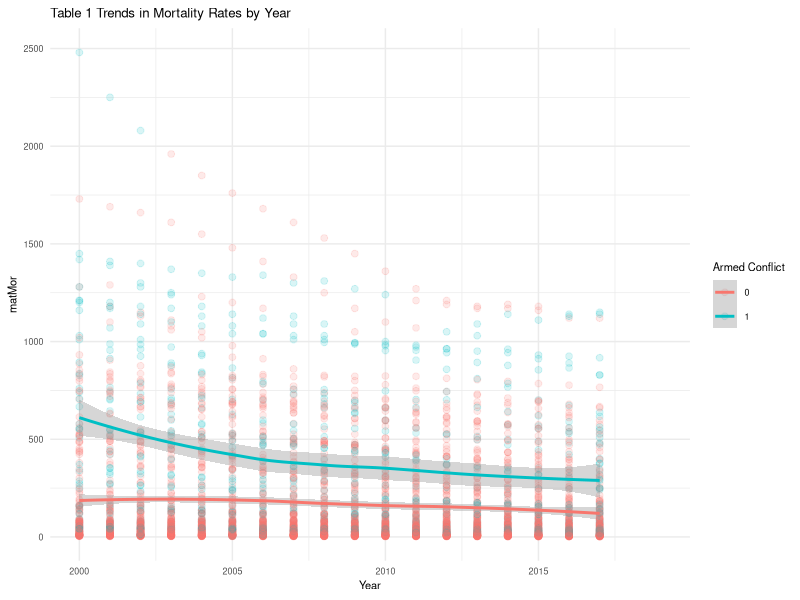
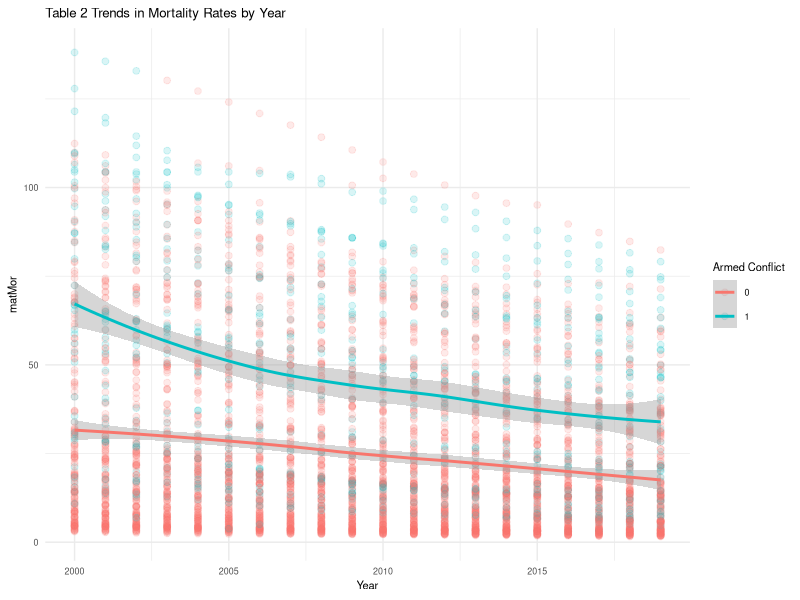
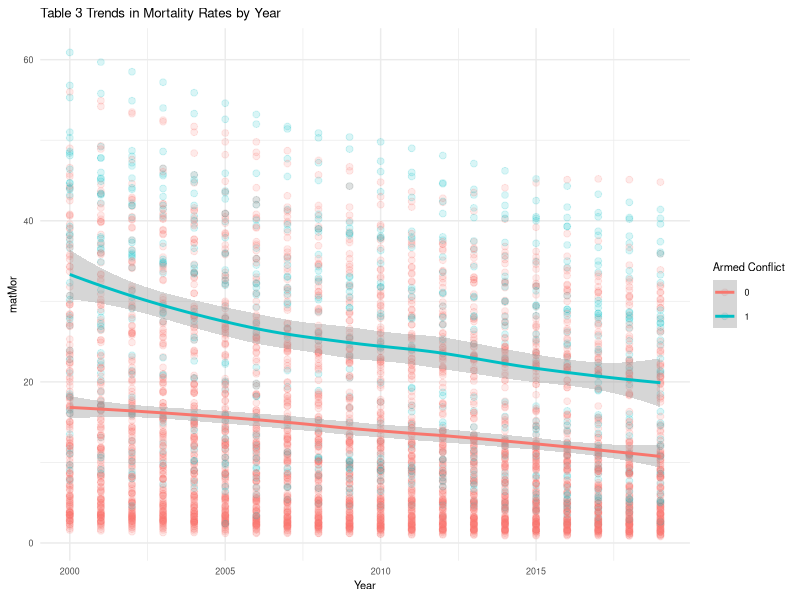
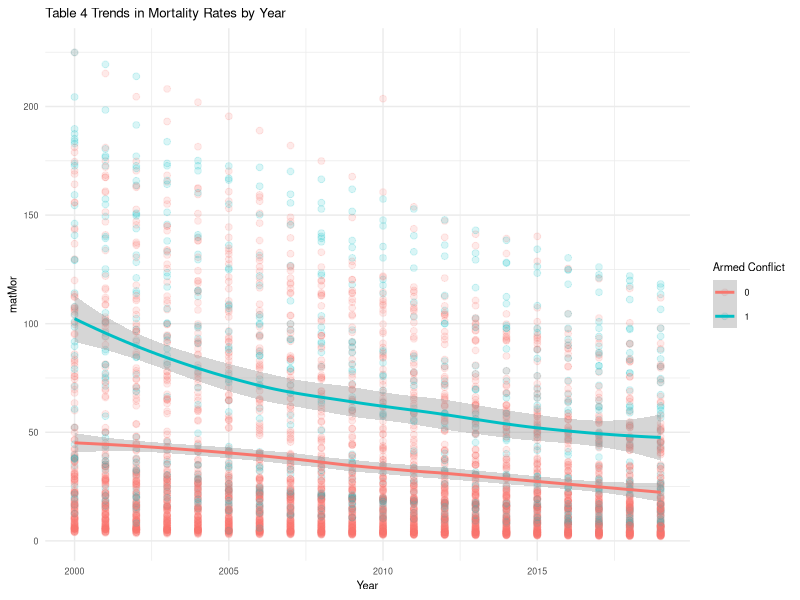
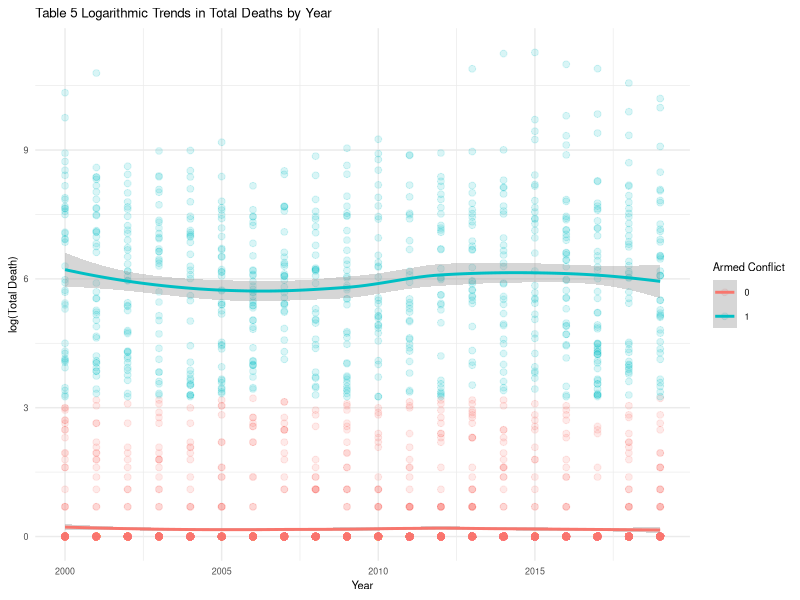
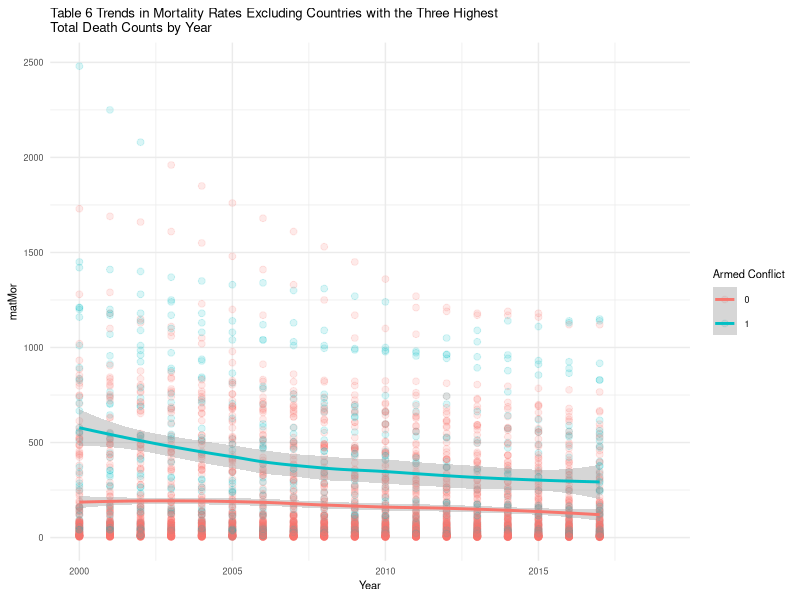
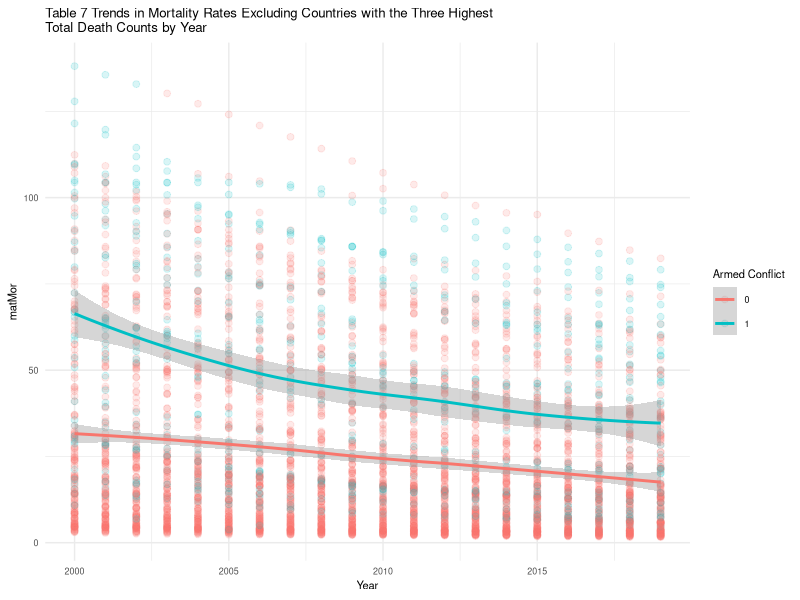
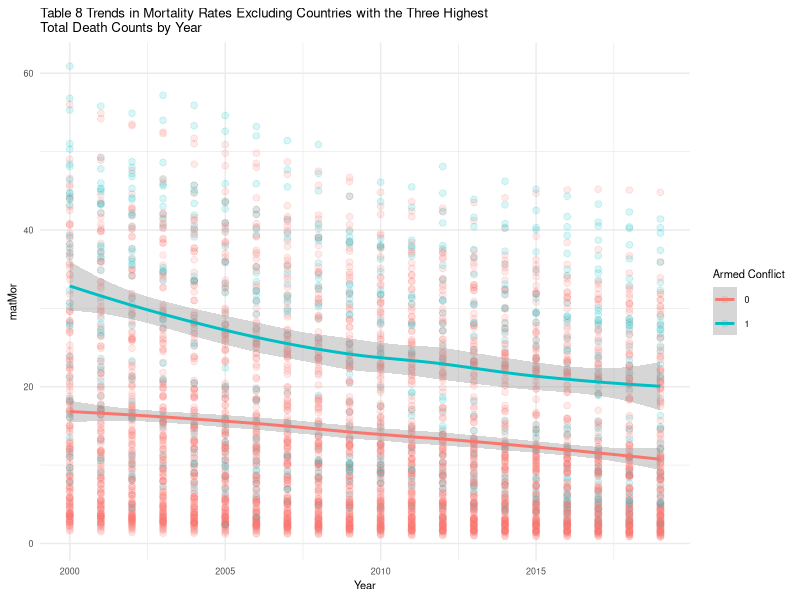

These figures' R source, in order:
## ---- chunk 1
library(tidyverse)
library(here)
## ---- chunk 2
# load the data
final_data <- read.csv(here("data/analytical", "final_data.csv"), header = TRUE)
## ---- chunk 3
glimpse(final_data)
## ---- chunk 4
summary(final_data)
## ---- chunk 5
Mor_names <- c("matMor","infMor","neoMor","under5Mor")

for (i in seq_along(Mor_names)){
  Mor <- Mor_names[i]
  plot <- final_data %>% ggplot(aes(Year,.data[[Mor]], 
                                    color=factor(armed_conflict))) +
    geom_point(alpha=0.15, size=2) + geom_smooth(aes(group = armed_conflict),
                                                 method = "loess") +
    labs(
      title = paste("Table",i,"Trends in Mortality Rates by Year"),
      x = "Year",
      y = Mor_names,
      color = "Armed Conflict"
    ) +
    theme_minimal() +
  theme(
    text = element_text(size=8)
  )
  print(plot)
}

## ---- chunk 6
final_data %>% ggplot(aes(Year,log(totaldeath+1), color=factor(armed_conflict))) +
    geom_point(alpha=0.15, size=2) + geom_smooth(aes(group = armed_conflict), 
                                                 method = "loess") +
    labs(
      title = "Table 5 Logarithmic Trends in Total Deaths by Year",
      x = "Year",
      y = "log(Total Death)",
      color = "Armed Conflict"
    ) + theme_minimal() +
  theme(
    text = element_text(size=8)
  )
## ---- chunk 7
highest_totaldeath <- final_data %>% 
  group_by(Year) %>%
  slice_max(totaldeath, n = 3)

highest_totaldeath %>% select(country_name,Year, totaldeath)

finaldata_without3highest <- anti_join(final_data,highest_totaldeath,
                                       by=c("country_name","Year"))

head(finaldata_without3highest)
## ---- chunk 8
Mor_names <- c("matMor","infMor","neoMor","under5Mor")

for (i in seq_along(Mor_names)){
  Mor <- Mor_names[i]
  plot <- finaldata_without3highest %>% ggplot(aes(Year,.data[[Mor]],
                                                   color=factor(armed_conflict))) +
    geom_point(alpha=0.15, size=2) + geom_smooth(aes(group = armed_conflict),
                                                 method = "loess") +
    labs(
      title = str_wrap(paste("Table", i+5, "Trends in Mortality Rates Excluding Countries with the Three Highest Total Death Counts by Year")),
      x = "Year",
      y = Mor_names,
      color = "Armed Conflict"
    ) +
    theme_minimal() +
  theme(
    text = element_text(size=8)
  )
  print(plot)
}
## ---- chunk 9
finaldata_without3highest %>% ggplot(aes(Year,log(totaldeath+1), 
                                         color=factor(armed_conflict))) +
    geom_point(alpha=0.15, size=2) + geom_smooth(aes(group = armed_conflict),
                                                 method = "loess") +
    labs(
      title = str_wrap("Table 10 Logarithmic Trends in Total Deaths Excluding Countries with the Three Highest Death Counts by Year"),
      x = "Year",
      y = "log(Total Death)",
      color = "Armed Conflict"
    ) + theme_minimal() +
  theme(
    text = element_text(size=8)
  )
## ---- chunk 10
oecd_countries <- final_data %>%
  filter(OECD==1)

Mor_names <- c("matMor","infMor","neoMor","under5Mor")

for (i in seq_along(Mor_names)){
  Mor <- Mor_names[i]
  plot <- oecd_countries %>% ggplot(aes(Year,.data[[Mor]],
                                        color=factor(armed_conflict))) +
    geom_point(alpha=0.15, size=2) + geom_smooth(aes(group = armed_conflict),
                                                 method = "loess") +
    labs(
      title = paste("Table",i+10, "Trends in Mortality Rates in OECD Countries by Year"),
      x = "Year",
      y = Mor_names,
      color = "Armed Conflict"
    ) +
    theme_minimal() +
  theme(
    text = element_text(size=8)
  )
  print(plot)
}
## ---- chunk 11
oecd_countries %>% ggplot(aes(Year,totaldeath, color=factor(armed_conflict))) +
    geom_point(alpha=0.3, size=2) + geom_smooth(aes(group = armed_conflict),
                                                method = "loess") +
    labs(
      title = "Table 15 Trends in Total Deaths in OECD Countries by Year",
      x = "Year",
      y = "Total Death",
      color = "Armed Conflict"
    ) + theme_minimal() +
  theme(
    text = element_text(size=8)
  )
## ---- chunk 12
non_oecd_countries <- final_data %>%
  filter(OECD==0)

Mor_names <- c("matMor","infMor","neoMor","under5Mor")

for (i in seq_along(Mor_names)){
  Mor <- Mor_names[i]
  plot <- non_oecd_countries %>% ggplot(aes(Year,.data[[Mor]],
                                        color=factor(armed_conflict))) +
    geom_point(alpha=0.15, size=2) + geom_smooth(aes(group = armed_conflict),
                                                 method = "loess") +
    labs(
      title = paste("Table", i+15, "Trends in Mortality Rates in non-OECD Countries by Year"),
      x = "Year",
      y = Mor_names,
      color = "Armed Conflict"
    ) +
    theme_minimal() +
  theme(
    text = element_text(size=8)
  )
  print(plot)
}
## ---- chunk 13
non_oecd_countries %>% ggplot(aes(Year,totaldeath, color=factor(armed_conflict))) +
    geom_point(alpha=0.3, size=2) + geom_smooth(aes(group = armed_conflict),
                                                method = "loess") +
    labs(
      title = "Table 20 Trends in Total Deaths in non-OECD Countries by Year",
      x = "Year",
      y = "Total Death",
      color = "Armed Conflict"
    ) + theme_minimal() +
  theme(
    text = element_text(size=8)
  )
